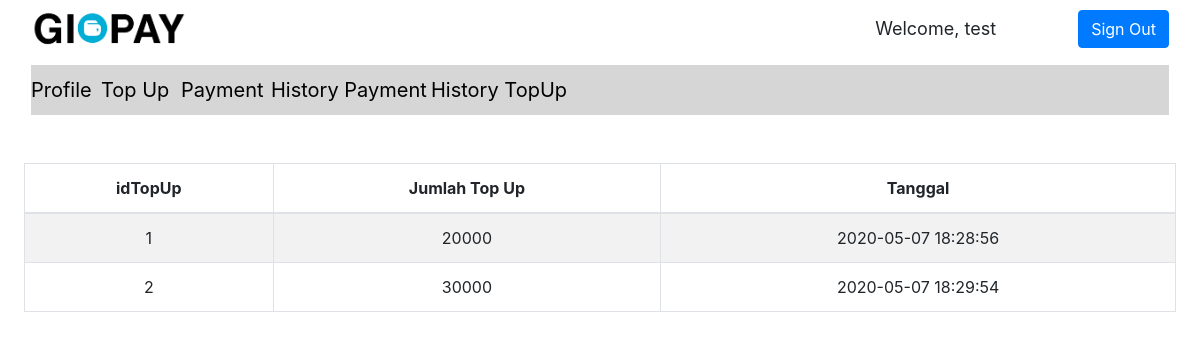
The app's page /histopPub.php (signed in) with its own data.
### tables this page shows
CREATE TABLE `historytopup` (
  `idTopup` int(11) NOT NULL,
  `jumlah` float NOT NULL,
  `tanggal` datetime NOT NULL,
  `idUser` int(11) NOT NULL
);

### server.php (called while the page is built, shortened)
<?php
    require_once "mysqlDB.php";
function getTopup($uname){
    $db = new MySQLDB('localhost', 'root', '', 'gipay');
    $username = $uname;
    $username = $db->escapeString($username);
    $query = "SELECT idUser FROM penggunapublik WHERE username=";
    $query .= "'".$username."'";
    $res = $db->executeSelectQuery($query);
    $idUser = $res[0][0];
    $query2 = "SELECT idTopup, jumlah, tanggal FROM historytopup WHERE idUser=$idUser";
    $query_result = $db->executeSelectQuery($query2);
    return $query_result;
}
?>

### mysqlDB.php (called while the page is built, shortened)
<?php
class MySQLDB{
	protected $servername;
	protected $username;
	protected $password;
	protected $dbname;
	protected $db_connection;
	public function __construct($servername,$username,$password,$dbname){
		$this->servername=$servername;
		$this->username=$username;
		$this->password=$password;
		$this->dbname=$dbname;
	}
	public function openConnection(){
		$this->db_connection=new mysqli($this->servername,$this->username,$this->password,$this->dbname);
	}
	public function executeSelectQuery($sql){
		$query_result=$this->db_connection->query($sql);
		$result=[];
		if($query_result!=[]){
			if($query_result->num_rows > 0){
				while ($row=$query_result->fetch_row()) {
					$result[] = $row;
				}
			}
		}
		return $result;
	}
	public function escapeString($input){
		$res = $this->db_connection->real_escape_string($input);
		return $res;
	}
}
?>

### histopPub.php (the view, shortened to what this page needs)
<?php
    include "server.php";
?>
<!DOCTYPE html>
<html>
<head>
    <link rel="stylesheet" href="assets/bootstrap/css/bootstrap.min.css">
    <link rel="stylesheet" href="assets/css/Data-Table-1.css">
    <link rel="stylesheet" href="assets/css/Data-Table.css">
    <link rel="stylesheet" href="assets/css/Header-Blue.css">
    <link rel="stylesheet" href="https://cdn.datatables.net/1.10.15/css/dataTables.bootstrap.min.css">
    <link rel="stylesheet" href="assets/css/Google-Style-Login.css">
    <link rel="stylesheet" href="assets/css/LinkedIn-like-Profile-Box.css">
    <link rel="stylesheet" href="assets/css/Pretty-Registration-Form.css">
    <link rel="stylesheet" href="assets/css/styles.css">
    <link rel="stylesheet" href="assets/css/Table-With-Search-1.css">
    <link rel="stylesheet" href="assets/css/Table-With-Search.css">
    <link rel="stylesheet" href="assets/css/Team-Boxed.css">
</head>
<body>
    <nav class="navbar navbar-light navbar-expand-md" style="background-color: #ffffff;">
        <div class="container-fluid"><img src="assets/img/Gipay.png" style="height: 40px;">
            <input class="form-control-plaintext" type="text" value="Welcome, <?php echo $_SESSION['username']; ?>" readonly="" style="width: 205px;font-size: 18px;"><a href="histopPub.php?logout='1'" class="btn btn-primary" role="button">Sign Out</a></div>
    </nav>
    <nav class="navbar navbar-light navbar-expand-md">
        <div class="container-fluid"><button data-toggle="collapse" class="navbar-toggler" data-target="#navcol-2"><span class="sr-only">Toggle navigation</span><span class="navbar-toggler-icon"></span></button>
            <div class="collapse navbar-collapse" id="navcol-2" style="background-color: #d7d6d6;font-size: 20px;height: 50px;color: rgb(0,0,0);">
                <a href="profPub.php" style="color: rgb(0,0,0);width: 70px;">Profile</a><a href="topupPub.php" style="color: rgb(0,0,0);width: 80px;">Top Up</a><a href="payPub.php" style="color: rgb(0,0,0);width: 90px;">Payment</a><a href="hispayPub.php"
                    style="color: rgb(0,0,0);width: 160px;">History Payment</a><a href="histopPub.php" style="color: rgb(0,0,0);">History TopUp</a></div>
        </div>
    </nav>
    <div>
        <div class="container">
            <div class="row">
                <div class="col-md-12" style="height: 40px;background-color: #ffffff;"></div>
            </div>
        </div>
    </div><table id="example" class="table table-striped table-bordered" cellspacing="0" width="100px">
        <thead>
            <tr>
                <th style="text-align:center;">idTopUp</th>
                <th style="text-align:center;">Jumlah Top Up</th>
                <th style="text-align:center;">Tanggal</th>
            </tr>
        </thead>
        <tbody>
            <?php
            $username = $_SESSION['username'];
            $result = getTopup($username);
            foreach($result as $row) {
                echo '<tr>';
                foreach($row as $cell){
                    echo('<td>' . $cell . '</td>');
                }
                echo '</tr>';
			}
            ?>
        </tbody>
    </table>
</body>
</html>

### assets/css/Data-Table-1.css (style rules this page uses)
#example { margin-bottom: 0; }

### assets/css/Data-Table.css (style rules this page uses)
#example { margin-bottom: 0; }
#example { width: 96%; text-align: center; margin: auto; }

### assets/css/styles.css (style rules this page uses)
.col-md-12 { text-align: center; }

### records on screen
historytopup: idTopup "1", jumlah "20000", tanggal "2020-05-07 18:28:56"
historytopup: idTopup "2", jumlah "30000", tanggal "2020-05-07 18:29:54"
